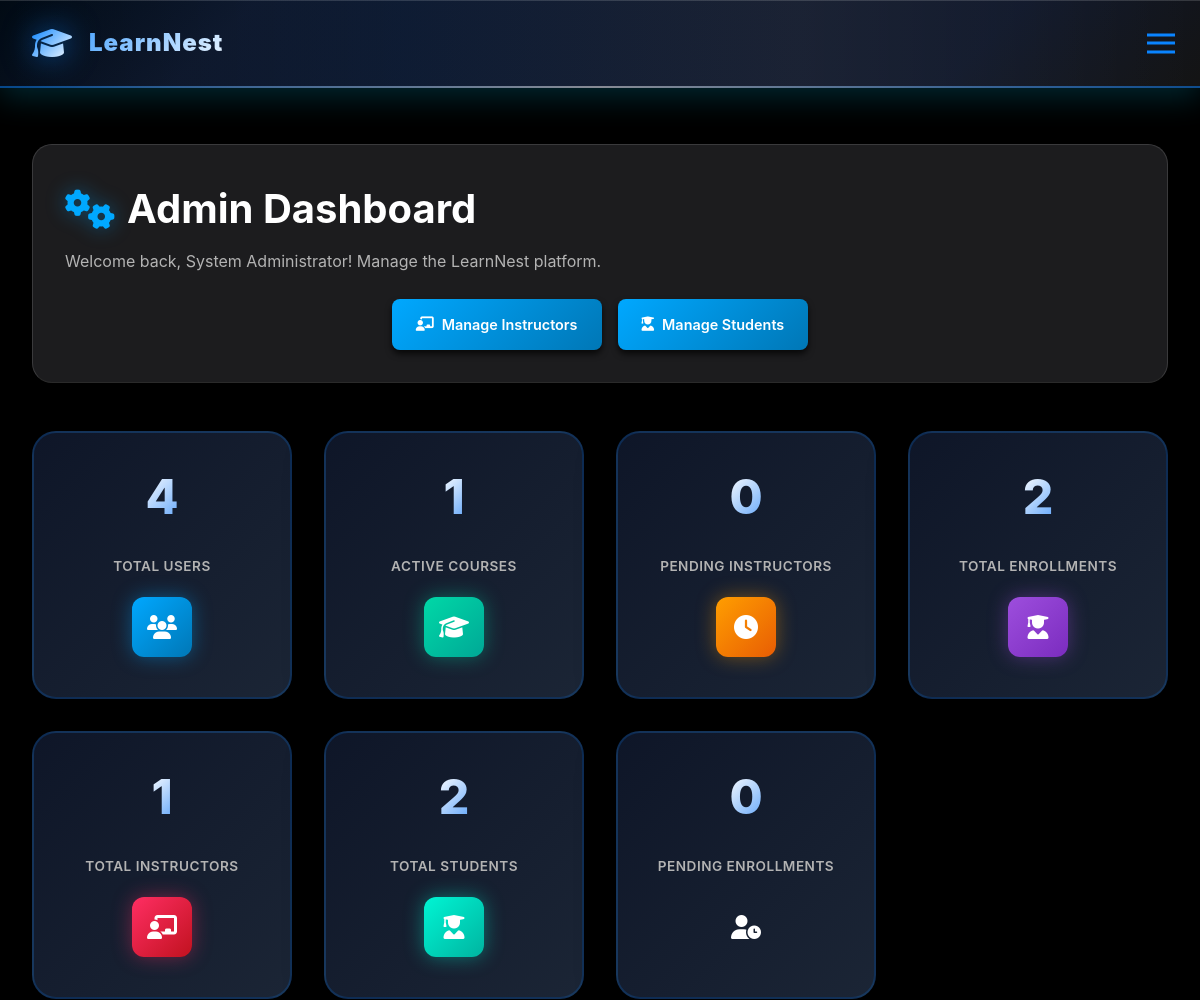
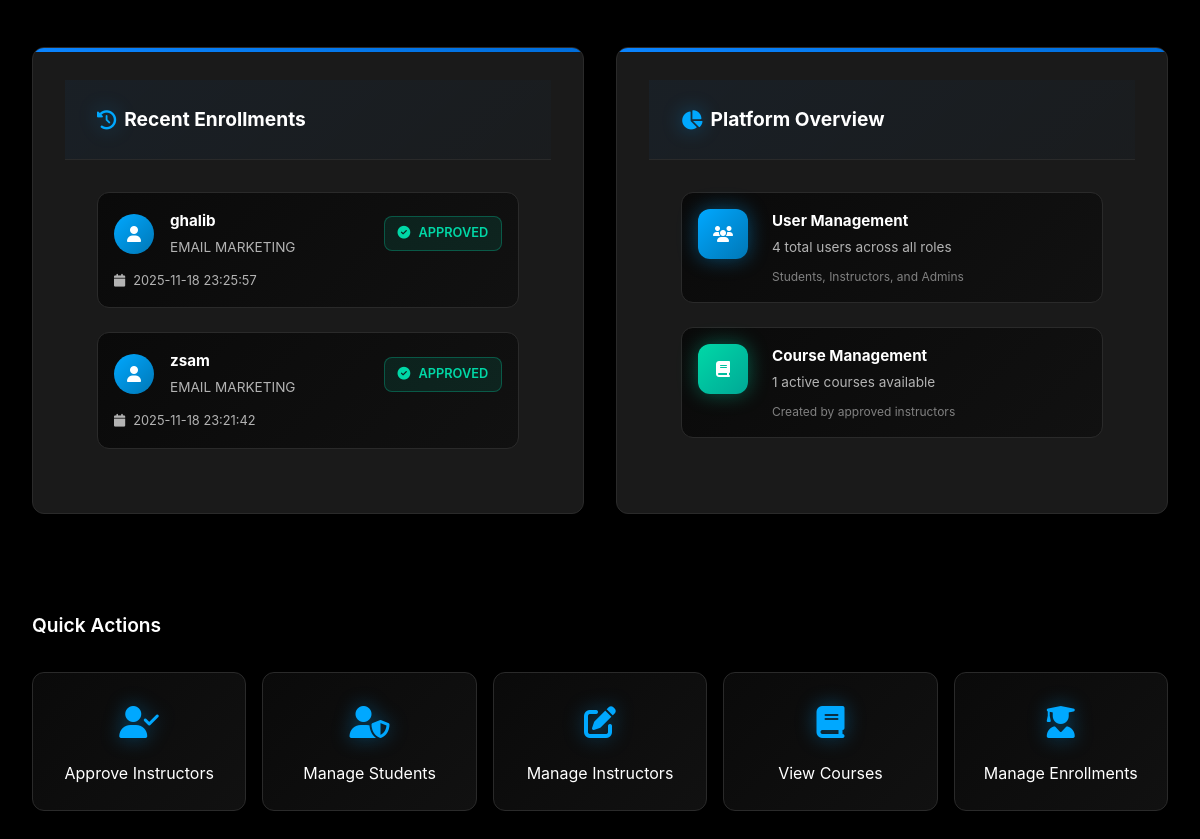
The app's page /dashboard (signed in) with its own data (2 pictures, top to bottom).
### tables this page shows
CREATE TABLE users (
                id INTEGER PRIMARY KEY AUTOINCREMENT,
                username TEXT UNIQUE NOT NULL,
                email TEXT UNIQUE NOT NULL,
                password_hash TEXT NOT NULL,
                role TEXT NOT NULL DEFAULT 'student',
                full_name TEXT NOT NULL,
                bio TEXT,
                profile_image TEXT,
                instructor_approval_status TEXT DEFAULT 'approved',
                approved_by INTEGER,
                approved_at TIMESTAMP,
                created_at TIMESTAMP DEFAULT CURRENT_TIMESTAMP,
                last_login TIMESTAMP,
                is_active BOOLEAN DEFAULT 1, instructor_screenshot TEXT, profile_picture TEXT,
                FOREIGN KEY (approved_by) REFERENCES users (id)
            );

CREATE TABLE enrollments (
                id INTEGER PRIMARY KEY AUTOINCREMENT,
                student_id INTEGER NOT NULL,
                course_id INTEGER NOT NULL,
                status TEXT NOT NULL DEFAULT 'pending',
                payment_screenshot TEXT,
                enrolled_at TIMESTAMP DEFAULT CURRENT_TIMESTAMP,
                approved_at TIMESTAMP,
                progress_percentage REAL DEFAULT 0, manual_progress_override REAL DEFAULT NULL,
                FOREIGN KEY (student_id) REFERENCES users (id),
                FOREIGN KEY (course_id) REFERENCES courses (id),
                UNIQUE(student_id, course_id)
            );

CREATE TABLE courses (
                id INTEGER PRIMARY KEY AUTOINCREMENT,
                course_code TEXT UNIQUE NOT NULL,
                title TEXT NOT NULL,
                description TEXT,
                syllabus TEXT,
                instructor_id INTEGER NOT NULL,
                category TEXT,
                max_students INTEGER DEFAULT 50,
                start_date DATE,
                end_date DATE,
                enrollment_key_hash TEXT,
                created_at TIMESTAMP DEFAULT CURRENT_TIMESTAMP,
                is_active BOOLEAN DEFAULT 1,
                FOREIGN KEY (instructor_id) REFERENCES users (id)
            );

### app.py (the view, shortened to what this page needs)
@app.route('/dashboard')
@login_required
def dashboard():
    with db_lock:
        conn = get_db_connection()
        if current_user.is_admin():
            stats = {
                'total_users': conn.execute('SELECT COUNT(*) FROM users WHERE is_active = 1').fetchone()[0],
                'total_students': conn.execute('SELECT COUNT(*) FROM users WHERE role = "student" AND is_active = 1').fetchone()[0],
                'total_courses': conn.execute('SELECT COUNT(*) FROM courses WHERE is_active = 1').fetchone()[0],
                'total_enrollments': conn.execute('SELECT COUNT(*) FROM enrollments WHERE status = "approved"').fetchone()[0],
                'pending_enrollments': conn.execute('SELECT COUNT(*) FROM enrollments WHERE status = "pending"').fetchone()[0],
                'pending_instructors': conn.execute('SELECT COUNT(*) FROM users WHERE role = "instructor" AND instructor_approval_status = "pending" AND is_active = 1').fetchone()[0],
                'total_instructors': conn.execute('SELECT COUNT(*) FROM users WHERE role = "instructor" AND is_active = 1').fetchone()[0]
            }
            recent_enrollments = conn.execute('''
                SELECT e.*, u.full_name as student_name, c.title as course_title
                FROM enrollments e
                JOIN users u ON e.student_id = u.id
                JOIN courses c ON e.course_id = c.id
                ORDER BY e.enrolled_at DESC
                LIMIT 10
            ''').fetchall()
            conn.close()
            return render_template('admin/dashboard.html', stats=stats, recent_enrollments=recent_enrollments)
        elif current_user.is_instructor() and current_user.is_instructor_approved():
            conn.close()
            return redirect(url_for('instructor_dashboard'))

### templates/admin/dashboard.html (shortened to what this page needs)
{% extends "base.html" %}
{% block content %}
<div class="page-container">
    <div class="page-header">
        <div class="header-content">
            <h1><i class="fas fa-cogs"></i> Admin Dashboard</h1>
            <p>Welcome back, {{ current_user.full_name }}! Manage the LearnNest platform.</p>
        </div>
        <div class="header-actions">
            <a href="{{ url_for('admin_instructors') }}" class="btn btn-primary btn-glow">
                <i class="fas fa-chalkboard-teacher"></i> Manage Instructors
            </a>
            <a href="{{ url_for('admin_students') }}" class="btn btn-success btn-glow">
                <i class="fas fa-user-graduate"></i> Manage Students
            </a>
        </div>
    </div>
    <div class="stats-grid">
        <div class="stat-card primary">
            <span class="stat-number">{{ stats.total_users }}</span>
            <div class="stat-label">Total Users</div>
            <div class="stat-icon"><i class="fas fa-users"></i></div>
        </div>
        <div class="stat-card success">
            <span class="stat-number">{{ stats.total_courses }}</span>
            <div class="stat-label">Active Courses</div>
            <div class="stat-icon"><i class="fas fa-graduation-cap"></i></div>
        </div>
        <div class="stat-card warning">
            <span class="stat-number">{{ stats.pending_instructors }}</span>
            <div class="stat-label">Pending Instructors</div>
            <div class="stat-icon"><i class="fas fa-clock"></i></div>
        </div>
        <div class="stat-card accent">
            <span class="stat-number">{{ stats.total_enrollments }}</span>
            <div class="stat-label">Total Enrollments</div>
            <div class="stat-icon"><i class="fas fa-user-graduate"></i></div>
        </div>
        <div class="stat-card secondary">
            <span class="stat-number">{{ stats.total_instructors }}</span>
            <div class="stat-label">Total Instructors</div>
            <div class="stat-icon"><i class="fas fa-chalkboard-teacher"></i></div>
        </div>
        <div class="stat-card info">
            <span class="stat-number">{{ stats.total_students }}</span>
            <div class="stat-label">Total Students</div>
            <div class="stat-icon"><i class="fas fa-user-graduate"></i></div>
        </div>
        <div class="stat-card">
            <span class="stat-number">{{ stats.pending_enrollments }}</span>
            <div class="stat-label">Pending Enrollments</div>
            <div class="stat-icon"><i class="fas fa-user-clock"></i></div>
        </div>
    </div>
    <div class="dashboard-grid">
        <div class="card">
            <div class="card-header">
                <h3 class="card-title">
                    <i class="fas fa-history"></i> Recent Enrollments
                </h3>
            </div>
            <div class="card-content">
                {% if recent_enrollments %}
                    <div class="enrollment-list">
                        {% for enrollment in recent_enrollments %}
                            <div class="enrollment-item">
                                <div class="enrollment-header">
                                    <div class="student-info">
                                        <div class="student-avatar">
                                            <i class="fas fa-user"></i>
                                        </div>
                                        <div class="student-details">
                                            <h4>{{ enrollment.student_name }}</h4>
                                            <p class="course-name">{{ enrollment.course_title }}</p>
                                        </div>
                                    </div>
                                    <span class="status-badge {{ enrollment.status }}">
                                        {% if enrollment.status == 'pending' %}
                                            <i class="fas fa-clock"></i> Pending
                                        {% elif enrollment.status == 'approved' %}
                                            <i class="fas fa-check-circle"></i> Approved
                                        {% elif enrollment.status == 'rejected' %}
                                            <i class="fas fa-times-circle"></i> Rejected
                                        {% endif %}
                                    </span>
                                </div>
                                <div class="enrollment-date">
                                    <i class="fas fa-calendar"></i>
                                    {{ enrollment.enrolled_at[:19] if enrollment.enrolled_at else 'N/A' }}
                                </div>
                            </div>
                        {% endfor %}
                    </div>
                {% endif %}
            </div>
        </div>
        <div class="card">
            <div class="card-header">
                <h3 class="card-title">
                    <i class="fas fa-chart-pie"></i> Platform Overview
                </h3>
            </div>
            <div class="card-content">
                <div class="overview-stats">
                    <div class="overview-item">
                        <div class="overview-icon primary">
                            <i class="fas fa-users"></i>
                        </div>
                        <div class="overview-content">
                            <h4>User Management</h4>
                            <p>{{ stats.total_users }} total users across all roles</p>
                            <small>Students, Instructors, and Admins</small>
                        </div>
                    </div>
                    <div class="overview-item">
                        <div class="overview-icon success">
                            <i class="fas fa-book"></i>
                        </div>
                        <div class="overview-content">
                            <h4>Course Management</h4>
                            <p>{{ stats.total_courses }} active courses available</p>
                            <small>Created by approved instructors</small>
                        </div>
                    </div>
                </div>
            </div>
        </div>
    </div>
    <div class="quick-actions">
        <h3 style="grid-column: 1 / -1; color: var(--text-primary); font-size: 1.2rem; font-weight: 600; margin: 1rem 0;">Quick Actions</h3>
        <div style="display: grid; grid-template-columns: repeat(auto-fit, minmax(200px, 1fr)); gap: 1rem; grid-column: 1 / -1;">
            <a href="{{ url_for('admin_instructors') }}" class="quick-action-item">
                <div class="action-icon">
                    <i class="fas fa-user-check"></i>
                </div>
                <span>Approve Instructors</span>
            </a>
            <a href="{{ url_for('admin_students') }}" class="quick-action-item">
                <div class="action-icon">
                    <i class="fas fa-user-shield"></i>
                </div>
                <span>Manage Students</span>
            </a>
            <a href="{{ url_for('admin_instructors') }}" class="quick-action-item">
                <div class="action-icon">
                    <i class="fas fa-edit"></i>
                </div>
                <span>Manage Instructors</span>
            </a>
            <a href="{{ url_for('instructor_courses') }}" class="quick-action-item">
                <div class="action-icon">
                    <i class="fas fa-book"></i>
                </div>
                <span>View Courses</span>
            </a>
            <a href="{{ url_for('instructor_enrollments') }}" class="quick-action-item">
                <div class="action-icon">
                    <i class="fas fa-user-graduate"></i>
                </div>
                <span>Manage Enrollments</span>
            </a>
        </div>
    </div>
</div>
{% endblock %}

### records on screen
users: full_name "System Administrator"
enrollments: student_name "ghalib", course_title "EMAIL MARKETING", status "approved" (drawn), enrolled_at "2025-11-18 23:25:57"
enrollments: student_name "zsam", course_title "EMAIL MARKETING", status "approved" (drawn), enrolled_at "2025-11-18 23:21:42"

### other values on screen
{{ stats.total_users }} "4"
{{ stats.total_courses }} "1"
{{ stats.pending_instructors }} "0"
{{ stats.total_enrollments }} "2"
{{ stats.total_instructors }} "1"
{{ stats.total_students }} "2"
{{ stats.pending_enrollments }} "0"
